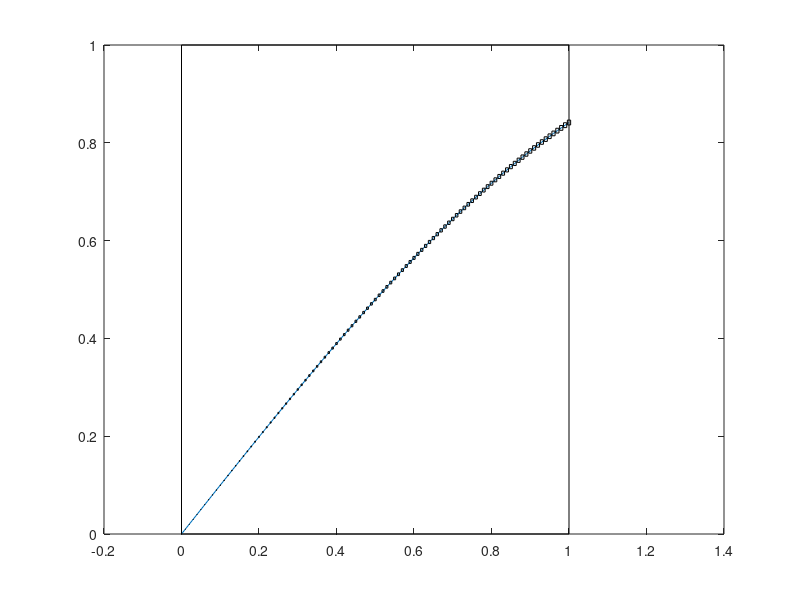

Source code (MATLAB):
% Error propogation script for string pot/encoder sensing method
% This uses a string potentiometer and a rotary encoder
clear; clc;

% Declaring variables
%syms r th

% Error values
pot_error = 0.001;     % error in m
rot_error = 0.01;       % error in rad

% Sample data
%t = 0:200;        % s (doesn't matter that their not equal distance apart)
x = 0:0.01:1;
y = sin(x);
th = [0, atan(y(2:end)./x(2:end))];
r = sqrt(x.^2 + y.^2);

% Error propogation
Ux = sqrt((pot_error*cos(th)).^2 + (rot_error*r.*sin(th)).^2);
Uy = sqrt((pot_error*sin(th)).^2 + (rot_error*r.*cos(th)).^2);

%Uz = Ux(:)*Uy(:).';    % meaningless
disp(max(Ux));

% Plotting
plot(x,y)
hold on
rectangle('Position',[0,0,1,1])
for i = 1:length(x)
   pos = [x(i) - Ux(i) / 2, y(i) - Uy(i) / 2];
   rectangle('Position', [pos,Ux(i),Uy(i)])
end
hold off